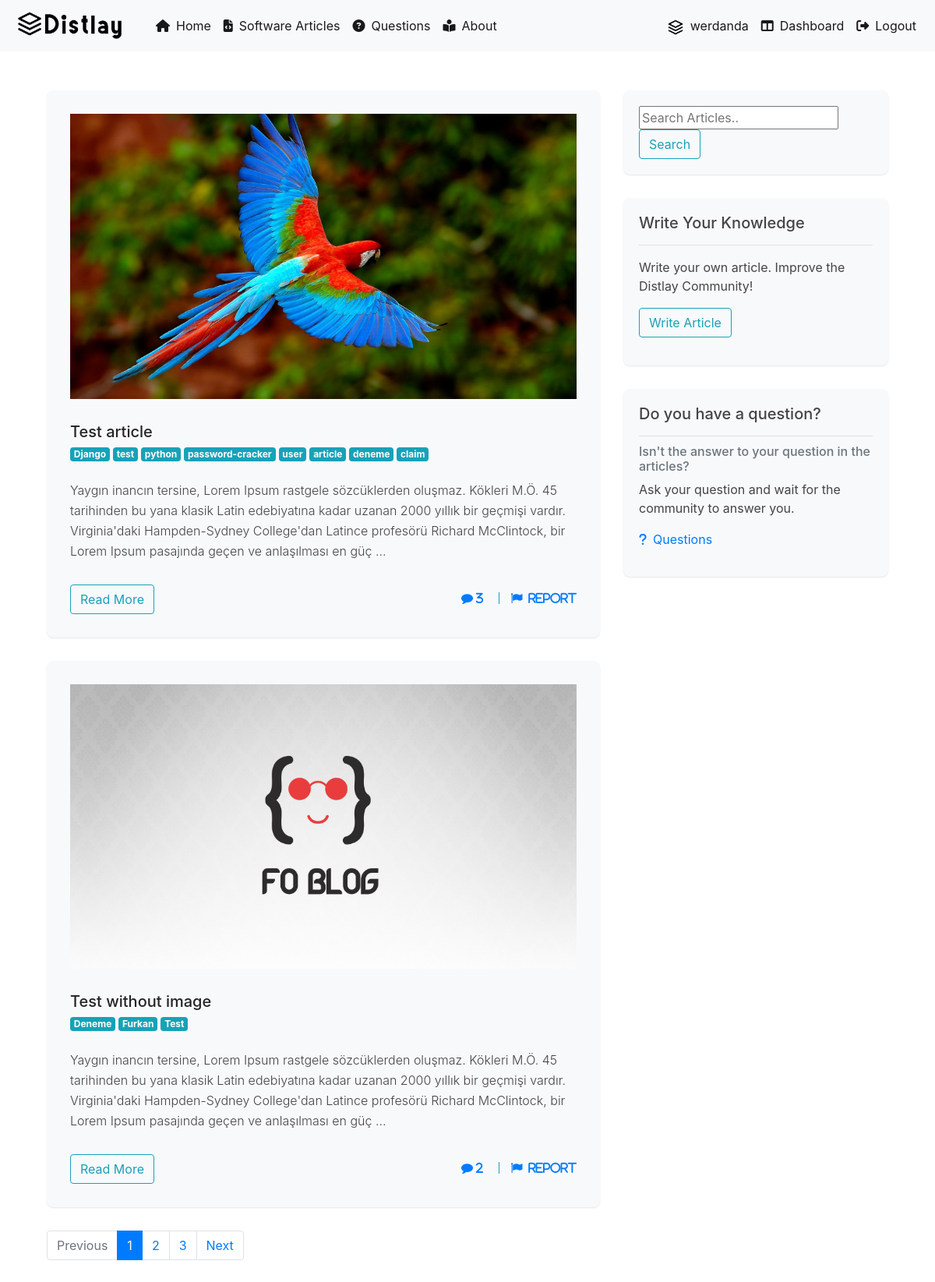
Page /articles/ (signed in) on the committed database.
### article/models.py (models this page shows, shortened)
class Article(models.Model):
    author = models.ForeignKey("auth.User",on_delete= models.CASCADE, verbose_name='Author')
    title = models.CharField(max_length=50, verbose_name="Title")
    content = RichTextField()
    created_date = models.DateTimeField(auto_now_add=True,verbose_name="Created Date")
    slug = models.SlugField(unique=True,max_length=100, default=None)
    tags = TaggableManager()
    article_image = models.FileField(blank = True, null = True, verbose_name = "Upload Image")
    class Meta:
        ordering = ['-created_date']

### article/views.py (the view)
# urls.py: path('',views.articles,name="articles"),
@login_required(login_url="user:login")
def articles(request):
    keyword = request.GET.get("keyword")
    if keyword:
        articles = Article.objects.filter(title__contains = keyword)
        return render(request,"articles.html",{"articles": articles})
    articles = Article.objects.all()
    paginator = Paginator(articles,2)
    page_number = request.GET.get('page',1)
    page_obj = paginator.get_page(page_number)
    return render(request,"articles.html",{"articles": page_obj.object_list,"page_obj":page_obj,"page_number":int(page_number)})

### templates/articles.html (shortened to what this page needs)
{% extends "layout.html" %}
{% load static %}
{% load crispy_forms_tags %}
{% block body %}
<link href="https://maxcdn.bootstrapcdn.com/font-awesome/4.7.0/css/font-awesome.min.css" rel="stylesheet" />
<link rel="stylesheet" href="{% static 'css/articles-page.css' %}">
{% if articles %}
<div id="main-content" class="blog-page">
    <div class="container">
        <div class="row clearfix">
            <div class="col-lg-8 col-md-12 left-box">
              {% for article in articles %}
                <div class="card single_post">
                    <div class="body">
                        <div class="img-post">
                          <a href="{% url 'article:detail' article.id %}">
                          {% if article.article_image %}
                            <img class="d-block img-fluid" src="{{article.article_image.url}}" alt="First slide">
                          {% else %}
                          <img class="d-block img-fluid" src="{% static 'images/default-article.jpg' %}" alt="First slide">
                          {% endif %}
                        </a>
                        </div>
                        <h3><a href="{% url 'article:detail' article.id %}">{{article.title}}</a></h3>
                        <div style="display:flex">
                          {% for tag in article.tags.all %}
                          <a href="{% url 'article:tagged' tag.slug %}" class="mr-1 badge badge-info"#>{{tag}}</a>
                          {% endfor %}
                      </div>
                      <br>
                        <p> {{article.content | truncatewords:40 |safe}}</p>
                    </div>
                    <div class="footer">
                        <div class="actions">
                            <a href="{% url 'article:detail' article.id %}" class="btn btn-outline-info">Read More</a>
                        </div>
                        <ul class="stats">
                            <li><a href="{% url 'article:detail' article.id %}" class="fa fa-comment"> {{article.comments.count}}</a></li>
                            <li><a href="javascript:void(0);" class="fa fa-flag">&ensp;Report</a></li>
                        </ul>
                    </div>
                </div>
                {% endfor %}
                {% else %}
                <div class="alert alert-danger">Article not found!</div>
                {% endif %}
                <ul class="pagination">
                    {% if page_obj.has_previous %}
                    <li class="page-item"><a class="page-link" href="?page={{ page_obj.previous_page_number }}">Previous</a></li>
                    {% else %}
                    <li class="page-item disabled"><a class="page-link" href="">Previous</a></li>
                    {% endif %}
                    {% for page in page_obj.paginator.page_range %}
                    <li class="page-item {% if page == page_number %} active {% endif %} "><a class="page-link" href="?page={{page}}">{{page}}</a></li>
                    {% endfor %}
                    {% if page_obj.has_next %}
                    <li class="page-item"><a class="page-link" href="?page={{page_obj.next_page_number}}">Next</a></li>
                    {% else %}
                    <li class="page-item disabled"><a class="page-link" href="">Next</a></li>
                    {% endif %}
                </ul>
            </div>
            <div class="col-lg-4 col-md-12 right-box">
                <div class="card">
                    <div class="body search">
                        <div class="input-group m-b-0">
                          <form>
                            <input type="text" maxlength="64" name="keyword" placeholder="Search Articles..">
                            <button type="submit" class="btn btn-outline-info">Search</button>
                        </form>
                        </div>
                    </div>
                </div>
                <div class="card">
                    <div class="body widget">
                      <h5>Write Your Knowledge</h5>
                      <hr>
                        <ul class="list-unstyled categories-clouds m-b-0">
                          <p>Write your own article. Improve the Distlay Community! </p>
                          <a class = "btn btn-outline-info" href = "{% url 'article:addarticle' %}">Write Article</a>
                        </ul>
                    </div>
                </div>
                <div class="card">
                    <div class="body widget">
                      <h5>Do you have a question?</h5>
                      <hr>
                        <ul class="list-unstyled categories-clouds m-b-0">
                          <h6 class="card-subtitle mb-2 text-muted">Isn't the answer to your question in the articles?</h6>
                          <p>Ask your question and wait for the community to answer you.</p>
                          <a href="{% url 'ask:questions' %}"><i class="fas fa-question"></i>&ensp;Questions</a>
                        </ul>
                    </div>
                </div>
            </div>
        </div>
    </div>
</div>
{% endblock body %}

### templates/layout.html (shortened to what this page needs)
{% load static %}
<!DOCTYPE html>
<html lang="en">
<head>
    <link rel="stylesheet" href="{% static 'css/bootstrap.min.css' %}">
    <link rel="stylesheet" href="https://cdnjs.cloudflare.com/ajax/libs/font-awesome/4.7.0/css/font-awesome.min.css">
</head>
<body>
        {% include "includes/navbar.html" %}
        <div style="margin-top : 50px; margin-bottom:50px;" class="container">
            {% block body %}
            {% endblock body %}
        </div>
</body>
</html>

### templates/includes/navbar.html (shortened to what this page needs)
{% load static %}
<link rel="stylesheet" href="{% static 'css/navbar.css' %}">
<nav class="navbar navbar-expand-md navbar-light bg-light mb-4">
    <a class="navbar-brand" href="/"><img class="logo" src="{% static 'images/test.png' %}" alt="Distlay"></a>
    <div class="collapse navbar-collapse" id="navbarCollapse">
      <ul class="navbar-nav mr-auto">
        <li class="nav-item active">
          <a class="nav-link" href="{% url 'index' %}"><i class="fas fa-home"></i>&ensp;Home</a>
        </li>
        <li class="nav-item active">
          <a class="nav-link" href="{% url 'article:articles' %}"><i class="fas fa-file-code"></i>&ensp;Software Articles</a>
        </li>
        <li class="nav-item active">
          <a class="nav-link" href="{% url 'ask:questions' %}"><i class="fas fa-question-circle"></i>&ensp;Questions</a>
        </li>
        <li class="nav-item active">
          <a class="nav-link" href="{% url 'about' %}"><i class="fas fa-book-reader"></i>&ensp;About</a>
        </li>
      </ul>
      <ul class="navbar-nav ml-auto">
        {% if request.user.is_authenticated %}
       <li class="nav-item active">
        <a class="nav-link" href="{% url 'user:profile' %}"><img width="20" height="20" src="{% static 'images/default-profile.png' %}" alt="User">&nbsp;&nbsp;{{request.user.username}}</a>
      </li>
        <li class="nav-item active">
        <a class="nav-link" href="{% url 'article:dashboard' %}"><i class="fas fa-columns"></i>&ensp;Dashboard</a>
      </li>
      <li class="nav-item active">
        <a class="nav-link" href="{% url 'user:logout' %}"><i class="fas fa-sign-out-alt"></i>&ensp;Logout</a>
      </li>
        {% endif %}
      </ul>
    </div>
  </nav>

### static/css/navbar.css (style rules this page uses)
.navbar-brand { width:100px; height:50px; text-align:center; padding-left: 10px; padding-right:150px }
.logo { height:100%; margin-left : -10px; }

### static/css/articles-page.css (style rules this page uses)
body { margin-top:0px; }
.card { background: #f8f9fb; transition: .5s; border: 0; margin-bottom: 30px; border-radius: .55rem; position: relative; width: 100%; box-shadow: 0 1px 2px 0 rgb(0 0 0 / 10%); }
.card .body { color: rgb(68, 68, 68); padding: 20px; font-weight: 400; }
.single_post { transition: all .4s ease }
.single_post .body { padding: 30px }
.single_post .img-post { position: relative; overflow: hidden; max-height: 500px; margin-bottom: 30px }
.single_post .footer { padding: 0 30px 30px 30px }
.single_post .footer .actions { display: inline-block }
.single_post .footer .stats { cursor: default; list-style: none; padding: 0; float: right; margin: 0; line-height: 35px }
.single_post .footer .stats li { border-left: solid 1px #17a2b8; display: inline-block; font-weight: 400; line-height: 1; margin: 0 0 0 1em; padding: 0 0 0 1em; font-size: 15px }
.single_post .footer .stats li:first-child { border-left: 0; margin-left: 0; padding-left: 0 }
.single_post h3 { font-size: 20px; }
.single_post h3 a { color: #242424; text-decoration: none }
.single_post p { font-size: 16px; line-height: 26px; font-weight: 300; margin: 0 }

### rows in the picture
Article: article_image (picture), title "Test article", content "Yaygın inancın tersine, Lorem Ipsum rastgele sözcüklerden oluşmaz. Kökleri M.Ö. 45 tarihinden bu yana klasik Latin edebiyatına kadar uzanan 2000 yıllık bir geçmişi vardır. Virginia'daki Hampden-Sydney College'dan Latince profesörü Richard McClintock, bir Lorem Ipsum pasajında geçen ve anlaşılması en güç …", comments.count "3"
Tag: name "Django"
Tag: name "test"
Tag: name "python"
Tag: name "password-cracker"
Tag: name "user"
Tag: name "article"
Tag: name "deneme"
Tag: name "claim"
Article: title "Test without image", content "Yaygın inancın tersine, Lorem Ipsum rastgele sözcüklerden oluşmaz. Kökleri M.Ö. 45 tarihinden bu yana klasik Latin edebiyatına kadar uzanan 2000 yıllık bir geçmişi vardır. Virginia'daki Hampden-Sydney College'dan Latince profesörü Richard McClintock, bir Lorem Ipsum pasajında geçen ve anlaşılması en güç …", comments.count "2"
Tag: name "Deneme"
Tag: name "Furkan"
Tag: name "Test"

### other values in the picture
{{ request.user.username }} "werdanda"
{{ page }} "1" "2" "3"
